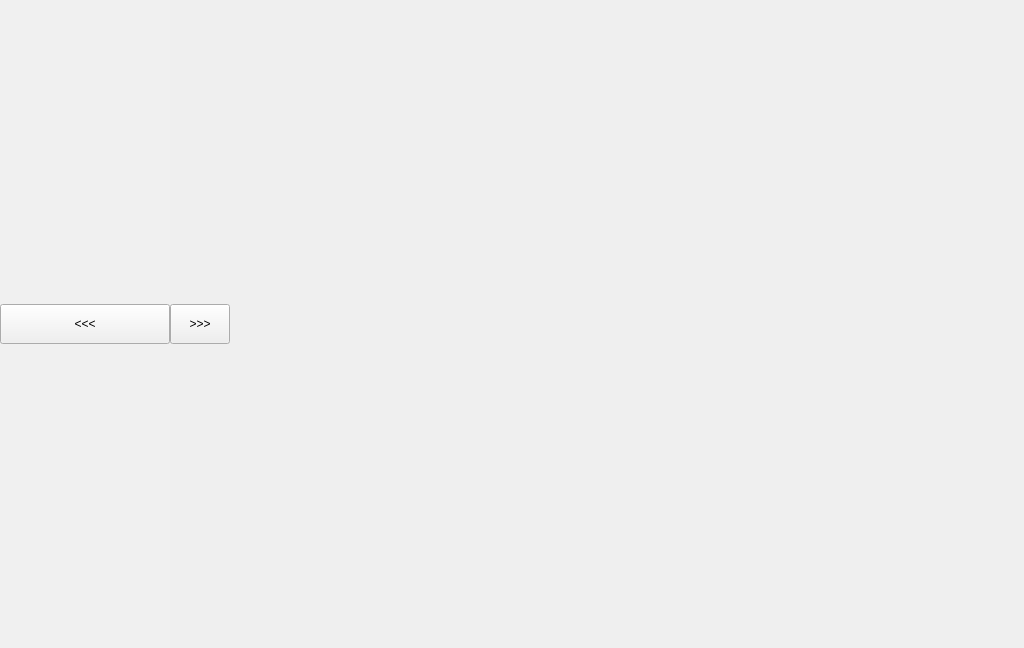
<?xml version="1.0" encoding="UTF-8"?>
<ui version="4.0">
 <class>MainWindow</class>
 <widget class="QMainWindow" name="MainWindow">
  <property name="geometry">
   <rect>
    <x>0</x>
    <y>0</y>
    <width>1024</width>
    <height>648</height>
   </rect>
  </property>
  <property name="windowTitle">
   <string>软件主界面</string>
  </property>
  <widget class="QWidget" name="centralwidget">
   <layout class="QHBoxLayout" name="main_layout">
    <property name="spacing">
     <number>0</number>
    </property>
    <property name="leftMargin">
     <number>0</number>
    </property>
    <property name="topMargin">
     <number>0</number>
    </property>
    <property name="rightMargin">
     <number>0</number>
    </property>
    <property name="bottomMargin">
     <number>0</number>
    </property>
    <item>
     <widget class="QWidget" name="menu_container">
      <property name="styleSheet">
       <string notr="true">background-color: #f0f0f0;</string>
      </property>
      <layout class="QVBoxLayout" name="container_layout">
       <property name="spacing">
        <number>0</number>
       </property>
       <property name="leftMargin">
        <number>0</number>
       </property>
       <property name="topMargin">
        <number>0</number>
       </property>
       <property name="rightMargin">
        <number>0</number>
       </property>
       <property name="bottomMargin">
        <number>0</number>
       </property>
       <item>
        <widget class="QScrollArea" name="menu_scroll_area">
         <property name="minimumSize">
          <size>
           <width>170</width>
           <height>0</height>
          </size>
         </property>
         <property name="maximumSize">
          <size>
           <width>170</width>
           <height>16777215</height>
          </size>
         </property>
         <property name="frameShape">
          <enum>QFrame::NoFrame</enum>
         </property>
         <property name="widgetResizable">
          <bool>true</bool>
         </property>
         <widget class="QWidget" name="menu_widget">
          <layout class="QVBoxLayout" name="menu_layout">
           <property name="spacing">
            <number>0</number>
           </property>
           <property name="leftMargin">
            <number>0</number>
           </property>
           <property name="topMargin">
            <number>0</number>
           </property>
           <property name="rightMargin">
            <number>0</number>
           </property>
           <property name="bottomMargin">
            <number>0</number>
           </property>
           <item>
            <widget class="QPushButton" name="hide_button">
             <property name="minimumSize">
              <size>
               <width>0</width>
               <height>40</height>
              </size>
             </property>
             <property name="maximumSize">
              <size>
               <width>16777215</width>
               <height>40</height>
              </size>
             </property>
             <property name="text">
              <string>&lt;&lt;&lt;</string>
             </property>
            </widget>
           </item>
          </layout>
         </widget>
        </widget>
       </item>
      </layout>
     </widget>
    </item>
    <item>
     <widget class="QPushButton" name="show_button">
      <property name="minimumSize">
       <size>
        <width>60</width>
        <height>40</height>
       </size>
      </property>
      <property name="maximumSize">
       <size>
        <width>60</width>
        <height>40</height>
       </size>
      </property>
      <property name="text">
       <string>&gt;&gt;&gt;</string>
      </property>
     </widget>
    </item>
    <item>
     <widget class="QStackedWidget" name="stacked_widget">
      <property name="sizePolicy">
       <sizepolicy hsizetype="Expanding" vsizetype="Expanding">
        <horstretch>1</horstretch>
        <verstretch>0</verstretch>
       </sizepolicy>
      </property>
     </widget>
    </item>
   </layout>
  </widget>
 </widget>
</ui>
